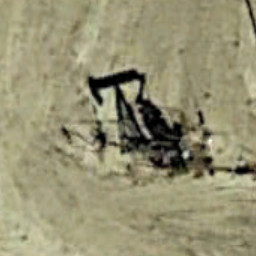
#> input picture ml training data/set 30/oil_well/oilwell003.jpg, 256 x 256 px; its folder holds only this picture in this run
$ jupyter execute --allow-errors 01_eda.ipynb
#> lines starting #> are read from the running program, lines starting #| are printed output that depends on the picture
# Phase 1 — Exploratory Data Analysis (EDA)

**CSC3109 Machine Learning | Group 30**

Before we train any model, we need to deeply understand our dataset. This notebook answers:

1. How many images do we have per category?
2. What do these aerial images actually look like?
3. What are the pixel statistics (brightness, colour distribution)?
4. Are the images consistent in size and format?
5. Why are these 4 categories visually confusable?
6. How do we create a clean train/validation split?

**Dataset:** `ml training data/set 30/`
**Categories:** oil_well · solar_panel · transformer_station · wastewater_treatment_plant

---
## Step 0 — Imports

We import all the libraries we need up front.

- `os` / `pathlib` — navigate the file system to find our images
- `PIL` (Pillow) — open and read image files
- `numpy` — numerical computations (mean, std, histograms)
- `matplotlib` / `seaborn` — plotting and visualisation
- `pandas` — organise statistics in a table
- `random` — randomly select images and create splits
- `shutil` — copy files to new folders

[cell 1]
import os
import random
import shutil
from pathlib import Path

import numpy as np
import pandas as pd
import matplotlib.pyplot as plt
import matplotlib.patches as mpatches
import seaborn as sns
from PIL import Image

# Makes plots look clean and professional
plt.rcParams['figure.dpi'] = 120
plt.rcParams['font.size'] = 11
sns.set_style('whitegrid')

# Fix random seed so results are reproducible — anyone who re-runs this
# notebook gets the exact same train/val split
RANDOM_SEED = 42
random.seed(RANDOM_SEED)
np.random.seed(RANDOM_SEED)

print('All imports successful.')

---
## Step 1 — Define Paths

We set up the folder paths once here so we never have to hardcode them again.

- `DATA_ROOT` — where the raw dataset lives
- `TRAIN_DIR` / `VAL_DIR` — where we will put the organised train and validation splits

[cell 2]
# Root of the repository (one level up from this notebook)
REPO_ROOT = Path('..').resolve()

# Raw dataset — all 700 images per category live here
DATA_ROOT = REPO_ROOT / 'ml training data' / 'set 30'

# Destination for organised splits
TRAIN_DIR = REPO_ROOT / 'data' / 'train'
VAL_DIR   = REPO_ROOT / 'data' / 'val'

# The 4 categories in our dataset
CLASS_NAMES = sorted([d.name for d in DATA_ROOT.iterdir() if d.is_dir()])

print(f'Repository root : {REPO_ROOT}')
print(f'Dataset root    : {DATA_ROOT}')
print(f'Categories found: {CLASS_NAMES}')

---
## Step 2 — Count Images Per Category

Before anything else, we verify that each category has exactly 700 images and that there are no corrupted files.

[cell 3]
SUPPORTED_EXTS = {'.jpg', '.jpeg', '.png', '.bmp', '.tiff'}

records = []
for cls in CLASS_NAMES:
    cls_dir = DATA_ROOT / cls
    image_paths = [p for p in cls_dir.iterdir() if p.suffix.lower() in SUPPORTED_EXTS]

    # Attempt to open each image to catch corrupted files
    corrupted = []
    valid_paths = []
    for p in image_paths:
        try:
            with Image.open(p) as img:
#> img is the input picture: PIL image 256x256 RGB; mean R, G, B 150.5, 146.2, 115.8
                img.verify()  # checks file integrity without loading pixels
            valid_paths.append(p)
        except Exception:
            corrupted.append(p.name)

    records.append({
        'Category': cls,
        'Total Files': len(image_paths),
        'Valid Images': len(valid_paths),
        'Corrupted': len(corrupted),
    })

    if corrupted:
        print(f'  WARNING — {cls} has {len(corrupted)} corrupted file(s): {corrupted}')

count_df = pd.DataFrame(records)
print(count_df.to_string(index=False))
print(f'\nTotal images: {count_df["Valid Images"].sum()}')

[cell 4]
# Visualise class distribution as a bar chart
fig, ax = plt.subplots(figsize=(8, 4))
bars = ax.bar(count_df['Category'], count_df['Valid Images'],
              color=['#4C72B0', '#DD8452', '#55A868', '#C44E52'], width=0.5)

ax.set_title('Image Count per Category', fontsize=14, fontweight='bold')
ax.set_ylabel('Number of Images')
ax.set_xlabel('Category')
ax.set_ylim(0, 800)
ax.axhline(700, linestyle='--', color='grey', alpha=0.6, label='Expected (700)')

for bar in bars:
    ax.text(bar.get_x() + bar.get_width() / 2, bar.get_height() + 5,
            str(int(bar.get_height())), ha='center', va='bottom', fontweight='bold')

# Wrap long category names for readability
ax.set_xticklabels([c.replace('_', '\n') for c in count_df['Category']], fontsize=9)
ax.legend()
plt.tight_layout()
plt.savefig('../report/eda_class_distribution.png', bbox_inches='tight')
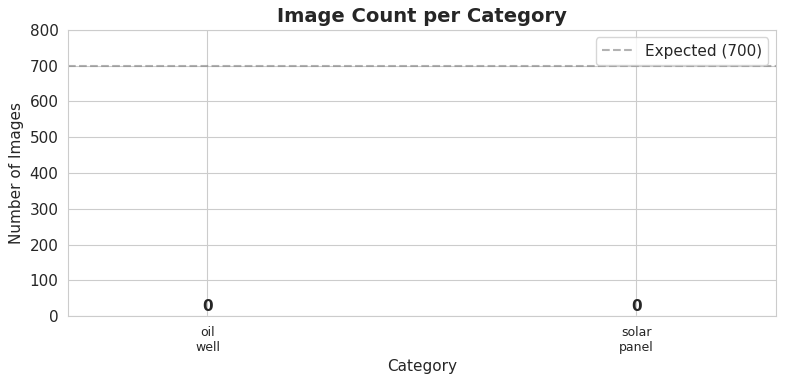
#> figure drawn by matplotlib, 1 panel
plt.show()
print('Saved: report/eda_class_distribution.png')

---
## Step 3 — Visual Inspection: Sample Images

This is the most important step. We look at actual images from each category with our own eyes.

**Key question to think about while looking:**
Why would a model confuse these categories? What features do they share?

[cell 5]
SAMPLES_PER_CLASS = 5  # number of images to display per category

fig, axes = plt.subplots(len(CLASS_NAMES), SAMPLES_PER_CLASS,
                          figsize=(SAMPLES_PER_CLASS * 2.5, len(CLASS_NAMES) * 2.5))

fig.suptitle('Sample Aerial Images by Category', fontsize=15, fontweight='bold', y=1.01)

#> (the rest of this cell did not finish here and is left out)

### Observation: Why Are These Categories Confusable?

*Fill this in after viewing the images above. Consider:*

- **oil_well vs transformer_station:** Both may appear as clusters of grey/metallic structures on bare land. Oil wells have a circular pad; transformer stations have a grid-like pattern of insulators and wiring.
- **solar_panel vs wastewater_treatment_plant:** Both feature large flat rectangular or circular structures. Solar arrays are dark blue/black in colour; wastewater tanks are circular with liquid inside.
- **Common confusors:** Similar overhead viewing angle, similar muted colour palettes (grey, brown), similar industrial scale.

*Update this cell with your own observations after running the cell above.*

---
## Step 4 — Image Metadata: Dimensions and File Size

Neural networks require all input images to be the same size. Here we check whether our images are consistent, and what size they are. We will also flag any unusual images.

[cell 6]
metadata_records = []

for cls in CLASS_NAMES:
    cls_dir = DATA_ROOT / cls
    image_paths = sorted([p for p in cls_dir.iterdir() if p.suffix.lower() in SUPPORTED_EXTS])

    for p in image_paths:
        with Image.open(p) as img:
            w, h = img.size
#> w = 256; h = 256
            mode = img.mode  # 'RGB', 'L' (grayscale), 'RGBA', etc.
#> mode = 'RGB'
        file_size_kb = p.stat().st_size / 1024
        metadata_records.append({
            'category': cls,
            'filename': p.name,
            'width': w,
            'height': h,
            'mode': mode,
            'file_size_kb': round(file_size_kb, 1),
        })

meta_df = pd.DataFrame(metadata_records)
#> meta_df = table of 2 rows and 6 columns

# Summary statistics
print('=== Image Dimensions ===')
print(meta_df.groupby('category')[['width', 'height']].describe().round(1))
#> (printed output is left out)

print('\n=== Unique Sizes (W×H) ===')
size_counts = meta_df.groupby(['width', 'height']).size().reset_index(name='count')
#> size_counts = table of 1 rows and 3 columns
print(size_counts.sort_values('count', ascending=False).to_string(index=False))
#|  width  height  count
#|    256     256      2

print('\n=== Colour Modes ===')
print(meta_df['mode'].value_counts().to_string())
#| mode
#| RGB    2

print('\n=== File Size (KB) ===')
print(meta_df.groupby('category')['file_size_kb'].describe().round(1))
#|              count  mean  std   min   25%   50%   75%   max
#| category
#| oil_well       1.0  15.9  NaN  15.9  15.9  15.9  15.9  15.9
#| solar_panel    1.0  75.8  NaN  75.8  75.8  75.8  75.8  75.8

[cell 7]
# Flag non-RGB images — these need special handling during preprocessing
non_rgb = meta_df[meta_df['mode'] != 'RGB']
#> non_rgb = table of 0 rows and 6 columns
if len(non_rgb) > 0:
    print(f'WARNING: {len(non_rgb)} non-RGB images found:')
    print(non_rgb[['category', 'filename', 'mode']].to_string(index=False))
else:
    print('All images are RGB — no special handling needed.')

# Check for non-square images
non_square = meta_df[meta_df['width'] != meta_df['height']]
#> non_square = table of 0 rows and 6 columns
if len(non_square) > 0:
    print(f'\nWARNING: {len(non_square)} non-square images found.')
    print(non_square[['category', 'filename', 'width', 'height']].head(10).to_string(index=False))
else:
    print('All images are square — good.')

---
## Step 5 — Pixel Value Analysis

We look at the distribution of pixel brightness across each category.

**Why this matters:**
- If categories have very different colour profiles, a model can learn to distinguish them by colour alone (easy).
- If colour profiles are similar, the model must rely on shape and texture (harder — but more meaningful learning).
- The mean and std per channel tells us what normalisation values to use in training.

**Note:** Loading all 2800 images to compute statistics takes ~1–2 minutes. We sample 100 images per class to speed this up.

[cell 8]
SAMPLE_SIZE = 100  # images per class to sample for pixel analysis

channel_stats = {}  # category → {'R': [...], 'G': [...], 'B': [...]}

for cls in CLASS_NAMES:
    cls_dir = DATA_ROOT / cls
    all_paths = sorted([p for p in cls_dir.iterdir() if p.suffix.lower() in SUPPORTED_EXTS])
    sampled = random.sample(all_paths, min(SAMPLE_SIZE, len(all_paths)))

    r_vals, g_vals, b_vals = [], [], []
    for p in sampled:
        img = np.array(Image.open(p).convert('RGB'), dtype=np.float32)
#> img: shape (256, 256, 3) float32
        r_vals.append(img[:, :, 0].mean())
        g_vals.append(img[:, :, 1].mean())
        b_vals.append(img[:, :, 2].mean())

    channel_stats[cls] = {'R': r_vals, 'G': g_vals, 'B': b_vals}
    print(f'{cls}: R={np.mean(r_vals):.1f}±{np.std(r_vals):.1f}  '
          f'G={np.mean(g_vals):.1f}±{np.std(g_vals):.1f}  '
          f'B={np.mean(b_vals):.1f}±{np.std(b_vals):.1f}')
#| oil_well: R=150.5±0.0  G=146.2±0.0  B=115.8±0.0

print('\nPixel values are in [0, 255]. Higher = brighter.')

[cell 9]
# Plot per-channel mean brightness distributions as violin plots
colors = {'R': '#e74c3c', 'G': '#2ecc71', 'B': '#3498db'}

fig, axes = plt.subplots(1, 3, figsize=(15, 5), sharey=True)
fig.suptitle('Per-Channel Mean Pixel Brightness by Category', fontsize=13, fontweight='bold')

for ax, channel in zip(axes, ['R', 'G', 'B']):
    data = [channel_stats[cls][channel] for cls in CLASS_NAMES]
    parts = ax.violinplot(data, positions=range(len(CLASS_NAMES)), showmedians=True)

    for pc in parts['bodies']:
        pc.set_facecolor(colors[channel])
        pc.set_alpha(0.7)
    parts['cmedians'].set_color('black')

    ax.set_title(f'{channel} Channel', color=colors[channel], fontweight='bold')
    ax.set_xticks(range(len(CLASS_NAMES)))
    ax.set_xticklabels([c.replace('_', '\n') for c in CLASS_NAMES], fontsize=8)
    ax.set_ylabel('Mean Pixel Value (0–255)' if channel == 'R' else '')
#> this loop made 3 passes
#> data on passes 1 to 3: [[150.5], [154.9]], [[146.2], [155.7]], [[115.8], [149.4]]

plt.tight_layout()
plt.savefig('../report/eda_channel_brightness.png', bbox_inches='tight')
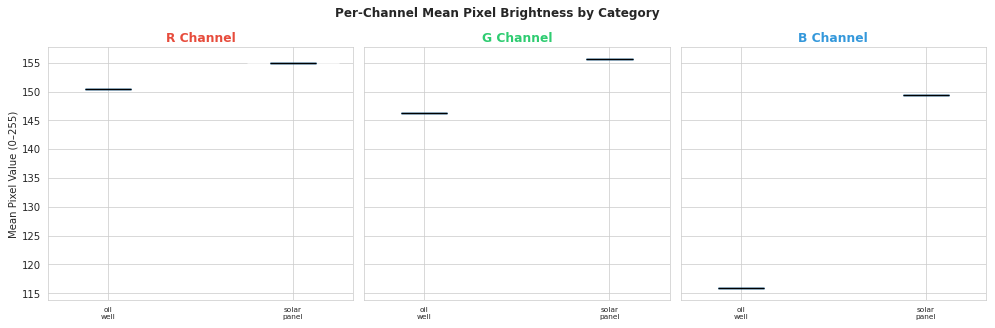
#> figure drawn by matplotlib, 3 panels
plt.show()
print('Saved: report/eda_channel_brightness.png')

[cell 10]
# Plot full pixel histogram for one sample image per category
fig, axes = plt.subplots(2, 2, figsize=(12, 8))
axes = axes.flatten()
fig.suptitle('Pixel Value Histogram (one sample image per category)', fontsize=13, fontweight='bold')

channel_colors = {'R': '#e74c3c', 'G': '#2ecc71', 'B': '#3498db'}

for idx, cls in enumerate(CLASS_NAMES):
    cls_dir = DATA_ROOT / cls
    sample_path = sorted([p for p in cls_dir.iterdir() if p.suffix.lower() in SUPPORTED_EXTS])[0]
    img = np.array(Image.open(sample_path).convert('RGB'))

    ax = axes[idx]
    for ch_idx, (ch_name, ch_color) in enumerate(channel_colors.items()):
        ax.hist(img[:, :, ch_idx].flatten(), bins=64, range=(0, 256),
                color=ch_color, alpha=0.5, label=ch_name, density=True)

    ax.set_title(cls.replace('_', ' ').title(), fontweight='bold')
    ax.set_xlabel('Pixel Value')
    ax.set_ylabel('Density')
    ax.legend()

plt.tight_layout()
plt.savefig('../report/eda_pixel_histograms.png', bbox_inches='tight')
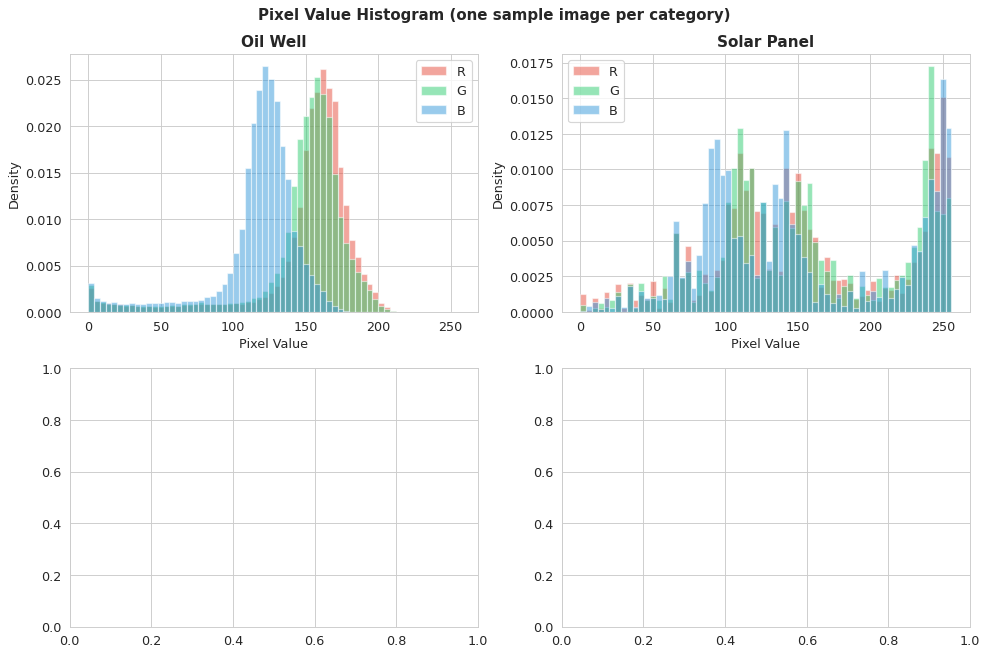
#> figure drawn by matplotlib, 2 panels; panel 1: tallest bar 0.0262 high, from x = 160 to 164; panel 1: tallest bar 0.0252 high, from x = 156 to 160; panel 1: tallest bar 0.0265 high, from x = 120 to 124; panel 2: tallest bar 0.0151 high, from x = 248 to 252
plt.show()
print('Saved: report/eda_pixel_histograms.png')

---
## Step 6 — Compute Dataset-Wide Mean and Std (for Normalisation)

During training we will normalise pixel values using the dataset's own mean and standard deviation per channel. These values are computed here once and then hardcoded into `src/dataset.py`.

**Why normalise?**
Neural networks train faster and more stably when inputs have zero mean and unit variance. Without normalisation, pixels in the range [0, 255] cause very large initial activations, making gradients unstable.

**Note:** We sample 200 images per class to estimate these values (full computation would take ~5 minutes on CPU).

[cell 11]
NORM_SAMPLE = 200  # images per class to use for mean/std estimation

all_means = []  # will be a list of (R_mean, G_mean, B_mean) per image
all_stds  = []

for cls in CLASS_NAMES:
    cls_dir = DATA_ROOT / cls
    all_paths = sorted([p for p in cls_dir.iterdir() if p.suffix.lower() in SUPPORTED_EXTS])
    sampled = random.sample(all_paths, min(NORM_SAMPLE, len(all_paths)))

    for p in sampled:
        # Load image, convert to [0, 1] float
        img = np.array(Image.open(p).convert('RGB'), dtype=np.float32) / 255.0
        all_means.append(img.mean(axis=(0, 1)))  # shape: (3,)
        all_stds.append(img.std(axis=(0, 1)))    # shape: (3,)

mean_per_channel = np.array(all_means).mean(axis=0)
#> mean_per_channel = [0.599, 0.592, 0.52]
std_per_channel  = np.array(all_stds).mean(axis=0)
#> std_per_channel = [0.201, 0.196, 0.191]

print('Dataset normalisation values (pixel range [0, 1]):')
print(f'  Mean: R={mean_per_channel[0]:.4f}  G={mean_per_channel[1]:.4f}  B={mean_per_channel[2]:.4f}')
#|   Mean: R=0.5988  G=0.5920  B=0.5201
print(f'  Std:  R={std_per_channel[0]:.4f}  G={std_per_channel[1]:.4f}  B={std_per_channel[2]:.4f}')
#|   Std:  R=0.2010  G=0.1960  B=0.1909
print()
print('ImageNet values (used as alternative):')
print('  Mean: R=0.485  G=0.456  B=0.406')
print('  Std:  R=0.229  G=0.224  B=0.225')
print()
print('We will use ImageNet values for transfer learning models (Approaches 2–5)')
print('and dataset-specific values for the custom CNN (Approach 1).')

---
## Step 7 — Create Train / Validation Split

The spec says we need **100 held-out validation images per category**. We select them randomly here and copy them into `data/val/`. The remaining 600 go into `data/train/`.

**Important rules:**
- The 100 validation images must NEVER be used during training
- The same random seed (42) must be used every time so the split is reproducible
- We copy the files (not move) to keep the original dataset intact

**Note:** If `data/train/` and `data/val/` already exist and are populated, this step is skipped to avoid overwriting.

[cell 12]
VAL_PER_CLASS = 100

# Check if split already exists
split_done = all(
    (VAL_DIR / cls).exists() and len(list((VAL_DIR / cls).iterdir())) > 0
    for cls in CLASS_NAMES
)

if split_done:
    print('Train/val split already exists — skipping.')
    print('Delete data/train/ and data/val/ to redo the split.')
else:
    print(f'Creating train/val split (val={VAL_PER_CLASS} per class, seed={RANDOM_SEED})...')

    split_summary = []
    for cls in CLASS_NAMES:
        cls_dir = DATA_ROOT / cls
        all_paths = sorted([p for p in cls_dir.iterdir() if p.suffix.lower() in SUPPORTED_EXTS])

        # Shuffle with fixed seed and take first VAL_PER_CLASS as validation
        random.shuffle(all_paths)
        val_paths   = all_paths[:VAL_PER_CLASS]
        train_paths = all_paths[VAL_PER_CLASS:]

        # Create destination directories
        (TRAIN_DIR / cls).mkdir(parents=True, exist_ok=True)
        (VAL_DIR / cls).mkdir(parents=True, exist_ok=True)

        # Copy files
        for p in train_paths:
            shutil.copy2(p, TRAIN_DIR / cls / p.name)
        for p in val_paths:
            shutil.copy2(p, VAL_DIR / cls / p.name)

        split_summary.append({
            'Category': cls,
            'Train': len(train_paths),
            'Val': len(val_paths),
            'Total': len(all_paths),
        })

    split_df = pd.DataFrame(split_summary)
    print('\nSplit complete:')
    print(split_df.to_string(index=False))
    print(f"\nTrain total: {split_df['Train'].sum()} images")
    print(f"Val total:   {split_df['Val'].sum()} images")

[cell 13]
# Verify the split counts
print('Verifying split...')
for cls in CLASS_NAMES:
    train_count = len(list((TRAIN_DIR / cls).iterdir()))
    val_count   = len(list((VAL_DIR / cls).iterdir()))
    status = '✓' if val_count == VAL_PER_CLASS else '✗ MISMATCH'
    print(f'  {cls}: train={train_count}  val={val_count}  {status}')

---
## Step 8 — Visualise Split as Stacked Bar Chart

[cell 14]
train_counts = [len(list((TRAIN_DIR / cls).iterdir())) for cls in CLASS_NAMES]
val_counts   = [len(list((VAL_DIR / cls).iterdir())) for cls in CLASS_NAMES]

x = np.arange(len(CLASS_NAMES))
fig, ax = plt.subplots(figsize=(9, 4))

bars_train = ax.bar(x, train_counts, label='Train', color='#4C72B0', width=0.5)
bars_val   = ax.bar(x, val_counts, bottom=train_counts, label='Validation', color='#DD8452', width=0.5)

ax.set_title('Train / Validation Split per Category', fontsize=13, fontweight='bold')
ax.set_ylabel('Number of Images')
ax.set_xticks(x)
ax.set_xticklabels([c.replace('_', '\n') for c in CLASS_NAMES], fontsize=9)
ax.legend()

# Annotate bars
for i in range(len(CLASS_NAMES)):
    ax.text(i, train_counts[i] / 2, str(train_counts[i]), ha='center', va='center',
            color='white', fontweight='bold', fontsize=10)
    ax.text(i, train_counts[i] + val_counts[i] / 2, str(val_counts[i]), ha='center',
            va='center', color='white', fontweight='bold', fontsize=10)

plt.tight_layout()
plt.savefig('../report/eda_train_val_split.png', bbox_inches='tight')
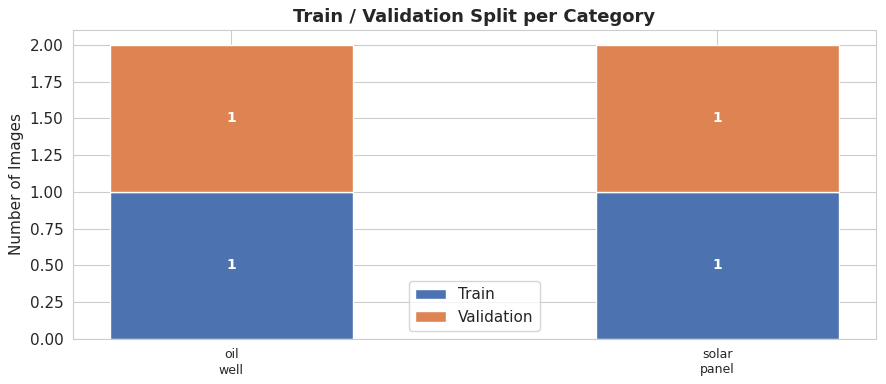
#> figure drawn by matplotlib, 1 panel
plt.show()
print('Saved: report/eda_train_val_split.png')

---
## Step 9 — EDA Summary for Report

Run this cell to print a clean summary you can copy-paste into your report.

[cell 15]
dominant_dim = meta_df.groupby(['width', 'height']).size().idxmax()
#> dominant_dim = (256, 256)

print('=' * 55)
print('EDA SUMMARY — CSC3109 Group 30')
print('=' * 55)
print(f'Dataset:    Set 30 (4-class aerial imagery subset)')
print(f'Categories: {len(CLASS_NAMES)}')
for cls in CLASS_NAMES:
    print(f'  - {cls}')
print(f'\nImage count per category: 700')
print(f'Total raw images:         2,800')
print(f'Dominant image size:      {dominant_dim[0]}×{dominant_dim[1]} px')
#| Dominant image size:      256×256 px
print(f'Colour mode:              RGB')
print(f'\nTrain/val split (seed={RANDOM_SEED}):')
print(f'  Train: 600 per class = 2,400 total')
print(f'  Val:   100 per class =   400 total')
print(f'\nDataset-specific normalisation values:')
print(f'  Mean: [{mean_per_channel[0]:.4f}, {mean_per_channel[1]:.4f}, {mean_per_channel[2]:.4f}]')
#|   Mean: [0.5988, 0.5920, 0.5201]
print(f'  Std:  [{std_per_channel[0]:.4f}, {std_per_channel[1]:.4f}, {std_per_channel[2]:.4f}]')
#|   Std:  [0.2010, 0.1960, 0.1909]
print(f'\nImageNet normalisation (used for transfer learning):')
print(f'  Mean: [0.485, 0.456, 0.406]')
print(f'  Std:  [0.229, 0.224, 0.225]')
print('=' * 55)
